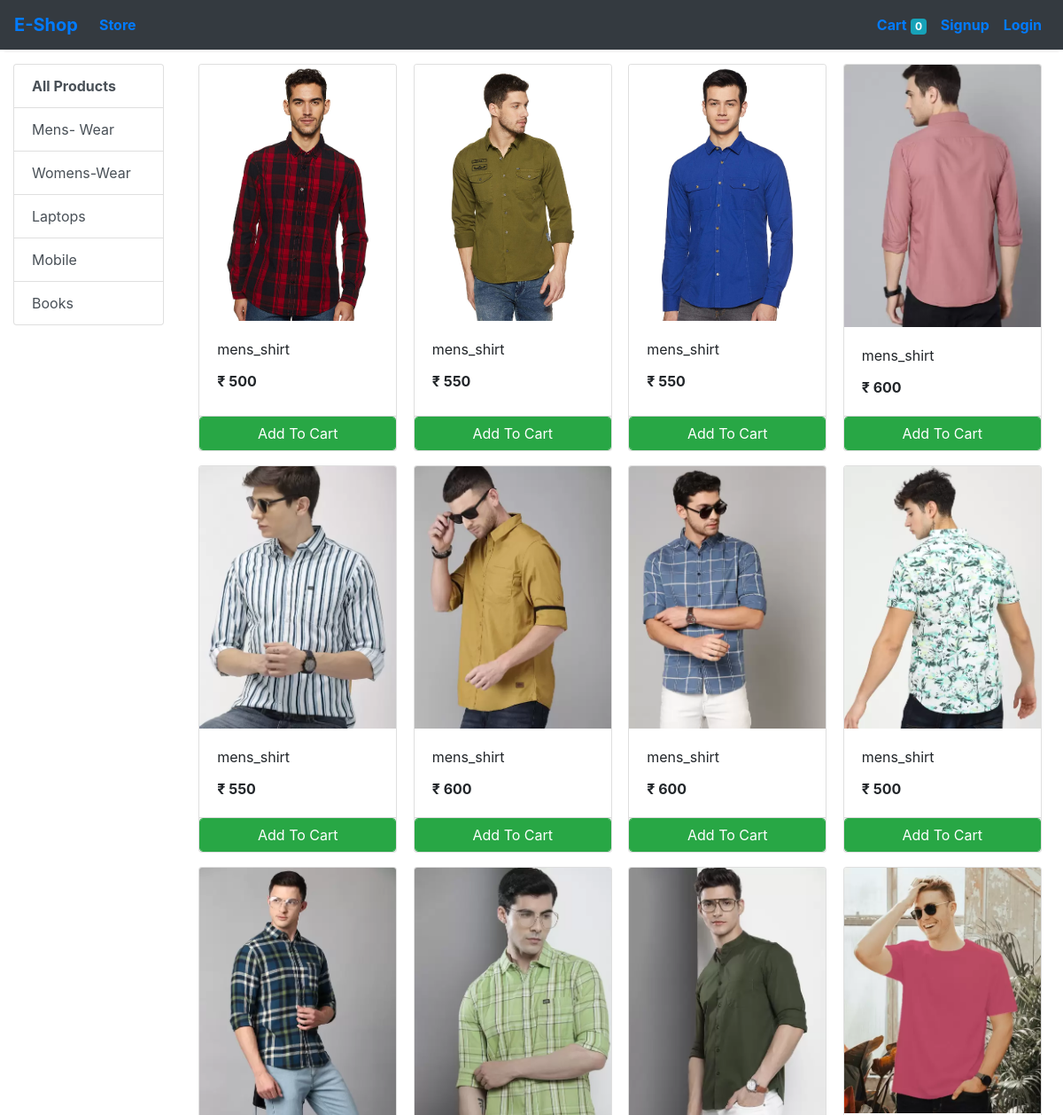
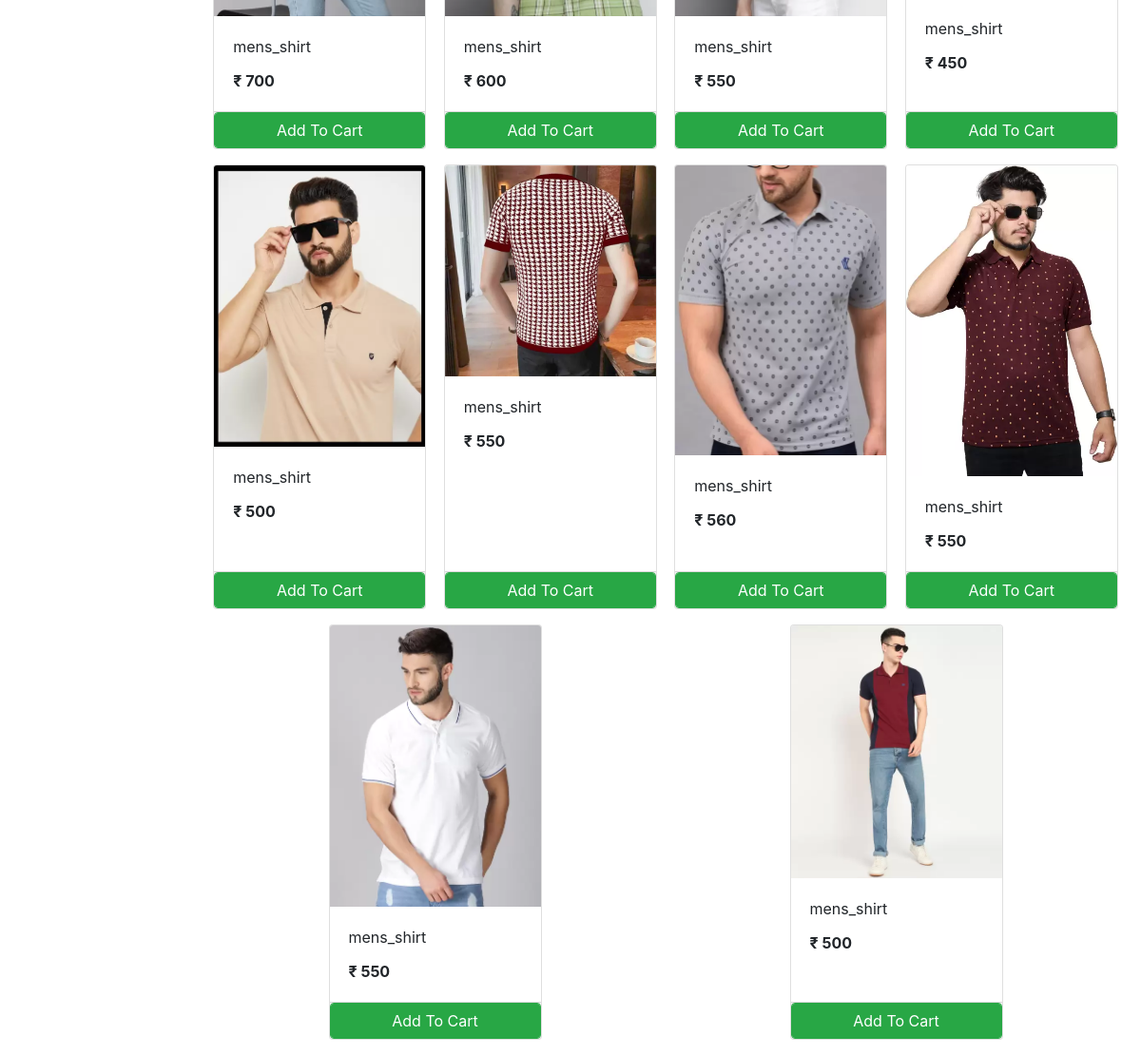
/store?category=1, run on the app's committed database (2 pictures, top to bottom).
### store/models/category.py (models this page shows, shortened)
class Category(models.Model):
    name=models.CharField(max_length=20)
    @staticmethod
    def get_all_categories():
        return Category.objects.all()

### store/models/product.py (models this page shows, shortened)
class Product(models.Model):
    name = models.CharField(max_length=50)
    price = models.IntegerField(default=0)
    category = models.ForeignKey(Category, on_delete=models.CASCADE, default=1)
    description = models.CharField(max_length=200, default='' , null=True , blank=True)
    image = models.ImageField(upload_to='uploads/products/')
    @staticmethod
    def get_all_products_by_categoryid(category_id):
        if category_id:
            return Product.objects.filter(category = category_id)
        else:
            return Product.get_all_products()

### store/views/home.py (the view)
# urls.py: path('' , include('store.urls'))
def store(request):
    cart = request.session.get('cart')
    if not cart:
        request.session['cart'] = {}
    products = None
    categories = Category.get_all_categories()
    categoryID = request.GET.get('category')
    if categoryID:
        products = Product.get_all_products_by_categoryid(categoryID)
    else:
        products = Product.get_all_products();
    data = {}
    data['products'] = products
    data['categories'] = categories
    print('you are : ', request.session.get('email'))
    return render(request, 'index.html', data)

### store/templatetags/cart.py (called while the page is built)
@register.filter(name='is_in_cart')
def is_in_cart(product, cart):
    keys = cart.keys()
    for id in keys:
        if int(id) == product.id:
            return True
    return False;

### store/templatetags/custom_filter.py (called while the page is built)
@register.filter(name='currency')
def currency(number):
    return "₹ "+str(number)

### store/templates/index.html (shortened to what this page needs)
{% extends 'base.html' %}
{% block content %}
{% load cart %}
{% load custom_filter %}
<div class="container-fluid mt-3">
	<div class="row">
		<div class="col-lg-2 mx-auto">
			<div class="list-group">
				<a href="/" class="list-group-item list-group-item-action"><b>All Products</b></a>
				{% for category in categories %}
				<a href="/?category={{category.id}}"
					class="list-group-item list-group-item-action">{{category.name}}</a>
				{% endfor %}
			</div>
		</div>
		<div id='products' class="col-lg-10 mx-auto">
			<div class="row mx-auto ">
				{% for product in products %}
				<div class="card mx-auto mb-3" id={{product.id}} style="width: 14rem; ">
					<img class="card-img-top" src="{{product.image.url}}" alt="Card image cap">
					<div class="card-body">
						<p class="card-title">{{product.name}}</p>
						<p class="card-text"><b>{{product.price|currency}}</b></p>
					</div>
					<div class="card-footer p-0 no-gutters">
						{% if product|is_in_cart:request.session.cart %}
						<div class="row no-gutters">
							<form action="/#{{product.id}}" class="col-2 " method="post">
								{% csrf_token %}
								<input hidden type="text" name='product' value='{{product.id}}'>
								<input hidden type="text" name='remove' value='True'>
								<input type="submit" value=" - " class="btn btn-block btn-info border-right">
							</form>
							<div class="text-center col">{{product|cart_quantity:request.session.cart}} in Cart</div>
							<form action="/#{{product.id}}" class="col-2 " method="post">
								{% csrf_token %}
								<input hidden type="text" name='product' value='{{product.id}}'>
								<input type="submit" value=" + " class="btn btn-block btn-info border-left">
							</form>
						</div>
						{% else %}
						<form action="/#{{product.id}}" method="POST" class="btn-block">
							<input type="submit" class="float-right btn btn-success  form-control"
								value="Add To Cart">
						</form>
						{% endif %}
					</div>
				</div>
				{% endfor %}
			</div>
		</div>
	</div>
</div>
{% endblock %}

### data on the page
Category: name "Mens- Wear"
Category: name "Womens-Wear"
Category: name "Laptops"
Category: name "Mobile"
Category: name "Books"
Product: image (picture), name "mens_shirt", price "₹ 500"
Product: image (picture), name "mens_shirt", price "₹ 550"
Product: image (picture), name "mens_shirt", price "₹ 550"
Product: image (picture), name "mens_shirt", price "₹ 600"
Product: image (picture), name "mens_shirt", price "₹ 550"
Product: image (picture), name "mens_shirt", price "₹ 600"
Product: image (picture), name "mens_shirt", price "₹ 600"
Product: image (picture), name "mens_shirt", price "₹ 500"
Product: image (picture), name "mens_shirt", price "₹ 700"
Product: image (picture), name "mens_shirt", price "₹ 600"
Product: image (picture), name "mens_shirt", price "₹ 550"
Product: image (picture), name "mens_shirt", price "₹ 450"
Product: image (picture), name "mens_shirt", price "₹ 500"
Product: image (picture), name "mens_shirt", price "₹ 550"
Product: image (picture), name "mens_shirt", price "₹ 560"
Product: image (picture), name "mens_shirt", price "₹ 550"
Product: image (picture), name "mens_shirt", price "₹ 550"
Product: image (picture), name "mens_shirt", price "₹ 500"

### other printed values
{{ request.session.cart.keys|length }} "0"
